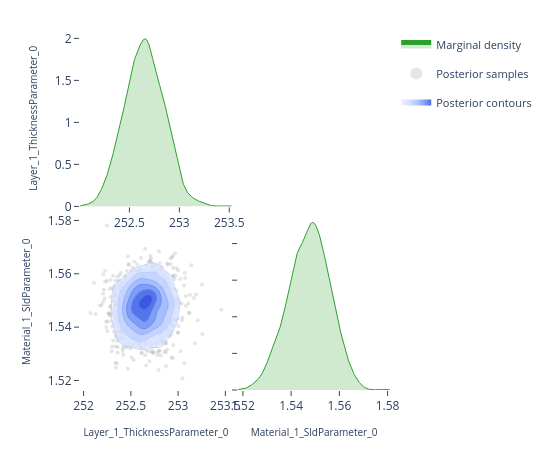

The cell this chart's notebook holds for it:
### Code cell
# ---- Pairwise focus: thickness vs SLD ---------------------------------------
# A 2-parameter corner plot zooms in on the joint posterior for a specific
# pair.  This is the same view the EasyReflectometryApp's "2D Heatmap"
# sub-tab uses to inspect parameter degeneracies.


params_of_interest = ['Layer_1_ThicknessParameter_0', 'Material_1_SldParameter_0']
idx = [posterior.param_names.index(p) for p in params_of_interest]
subset_draws = np.asarray(posterior.draws)[:, idx]

fig = plot_corner(subset_draws, params_of_interest)
fig.show()

### Figure 1 — Plotly figure (JSON) as saved in the notebook; plotly's stock layout.template omitted (floating-point values rounded to 4 significant figures; data arrays with more than 128 entries replaced by an {"elided": "..."} marker saying what was removed)
{"data": [{"fill": "tozeroy", "fillcolor": "rgba(44, 160, 44, 0.22)", "hoverinfo": "skip", "legendgroup": "marginal", "line": {"color": "rgb(44, 160, 44)", "width": 1}, "mode": "lines", "name": "Marginal density", "showlegend": true, "type": "scatter", "x": {"elided": "256 float values"}, "xaxis": "x", "y": {"elided": "256 float values"}, "yaxis": "y"}, {"hoverinfo": "skip", "legendgroup": "scatter", "marker": {"color": "rgba(140, 140, 140, 0.22)", "size": 4}, "mode": "markers", "name": "Posterior samples", "showlegend": true, "type": "scatter", "x": {"elided": "880 float values"}, "xaxis": "x3", "y": {"elided": "880 float values"}, "yaxis": "y3", "zorder": 0}, {"colorscale": [[0.0, "rgba(224, 233, 255, 0.62)"], [0.35, "rgba(183, 203, 255, 0.70)"], [0.6, "rgba(138, 169, 252, 0.78)"], [0.82, "rgba(96, 131, 242, 0.84)"], [1.0, "rgba(58, 86, 224, 0.90)"]], "connectgaps": false, "contours": {"coloring": "fill", "end": 84.7, "showlabels": false, "showlines": false, "size": 13.37, "start": 17.83}, "hoverinfo": "skip", "legendgroup": "contour", "name": "Posterior contours", "showlegend": true, "showscale": false, "type": "contour", "x": [252.0, 252.0, 252.0, 252.1, 252.1, 252.1, 252.1, 252.1, 252.2, 252.2, 252.2, 252.2, 252.2, 252.3, 252.3, 252.3, 252.3, 252.3, 252.4, 252.4, 252.4, 252.4, 252.4, 252.4, 252.5, 252.5, 252.5, 252.5, 252.5, 252.6, 252.6, 252.6, 252.6, 252.6, 252.7, 252.7, 252.7, 252.7, 252.7, 252.8, 252.8, 252.8, 252.8, 252.8, 252.9, 252.9, 252.9, 252.9, 252.9, 252.9, 253.0, 253.0, 253.0, 253.0, 253.0, 253.1, 253.1, 253.1, 253.1, 253.1, 253.2, 253.2, 253.2, 253.2, 253.2, 253.3, 253.3, 253.3, 253.3, 253.3, 253.4, 253.4, 253.4, 253.4, 253.4, 253.4, 253.5, 253.5, 253.5, 253.5], "xaxis": "x3", "y": [1.518, 1.519, 1.52, 1.52, 1.521, 1.522, 1.523, 1.524, 1.524, 1.525, 1.526, 1.527, 1.528, 1.528, 1.529, 1.53, 1.531, 1.532, 1.532, 1.533, 1.534, 1.535, 1.536, 1.536, 1.537, 1.538, 1.539, 1.54, 1.54, 1.541, 1.542, 1.543, 1.544, 1.544, 1.545, 1.546, 1.547, 1.548, 1.548, 1.549, 1.55, 1.551, 1.551, 1.552, 1.553, 1.554, 1.555, 1.555, 1.556, 1.557, 1.558, 1.559, 1.559, 1.56, 1.561, 1.562, 1.563, 1.563, 1.564, 1.565, 1.566, 1.567, 1.567, 1.568, 1.569, 1.57, 1.571, 1.571, 1.572, 1.573, 1.574, 1.575, 1.575, 1.576, 1.577, 1.578, 1.579, 1.579, 1.58, 1.581], "yaxis": "y3", "z": {"elided": "80x80 float values"}, "zmax": 84.7, "zmin": 17.83, "zorder": 1}, {"colorscale": [[0.0, "rgba(183, 203, 255, 0.94)"], [0.35, "rgba(183, 203, 255, 0.94)"], [0.35, "rgba(138, 169, 252, 0.95)"], [0.6, "rgba(138, 169, 252, 0.95)"], [0.6, "rgba(96, 131, 242, 0.96)"], [0.82, "rgba(96, 131, 242, 0.96)"], [0.82, "rgba(58, 86, 224, 0.98)"], [1.0, "rgba(58, 86, 224, 0.98)"]], "contours": {"coloring": "lines", "end": 84.7, "showlabels": false, "size": 13.37, "start": 17.83}, "hoverinfo": "skip", "legendgroup": "contour", "line": {"width": 0.9}, "showlegend": false, "showscale": false, "type": "contour", "x": [252.0, 252.0, 252.0, 252.1, 252.1, 252.1, 252.1, 252.1, 252.2, 252.2, 252.2, 252.2, 252.2, 252.3, 252.3, 252.3, 252.3, 252.3, 252.4, 252.4, 252.4, 252.4, 252.4, 252.4, 252.5, 252.5, 252.5, 252.5, 252.5, 252.6, 252.6, 252.6, 252.6, 252.6, 252.7, 252.7, 252.7, 252.7, 252.7, 252.8, 252.8, 252.8, 252.8, 252.8, 252.9, 252.9, 252.9, 252.9, 252.9, 252.9, 253.0, 253.0, 253.0, 253.0, 253.0, 253.1, 253.1, 253.1, 253.1, 253.1, 253.2, 253.2, 253.2, 253.2, 253.2, 253.3, 253.3, 253.3, 253.3, 253.3, 253.4, 253.4, 253.4, 253.4, 253.4, 253.4, 253.5, 253.5, 253.5, 253.5], "xaxis": "x3", "y": [1.518, 1.519, 1.52, 1.52, 1.521, 1.522, 1.523, 1.524, 1.524, 1.525, 1.526, 1.527, 1.528, 1.528, 1.529, 1.53, 1.531, 1.532, 1.532, 1.533, 1.534, 1.535, 1.536, 1.536, 1.537, 1.538, 1.539, 1.54, 1.54, 1.541, 1.542, 1.543, 1.544, 1.544, 1.545, 1.546, 1.547, 1.548, 1.548, 1.549, 1.55, 1.551, 1.551, 1.552, 1.553, 1.554, 1.555, 1.555, 1.556, 1.557, 1.558, 1.559, 1.559, 1.56, 1.561, 1.562, 1.563, 1.563, 1.564, 1.565, 1.566, 1.567, 1.567, 1.568, 1.569, 1.57, 1.571, 1.571, 1.572, 1.573, 1.574, 1.575, 1.575, 1.576, 1.577, 1.578, 1.579, 1.579, 1.58, 1.581], "yaxis": "y3", "z": {"elided": "80x80 float values"}, "zmax": 84.7, "zmin": 17.83, "zorder": 2}, {"fill": "tozeroy", "fillcolor": "rgba(44, 160, 44, 0.22)", "hoverinfo": "skip", "legendgroup": "marginal", "line": {"color": "rgb(44, 160, 44)", "width": 1}, "mode": "lines", "name": "Marginal density", "showlegend": false, "type": "scatter", "x": {"elided": "256 float values"}, "xaxis": "x4", "y": {"elided": "256 float values"}, "yaxis": "y4"}], "layout": {"height": 450, "legend": {"font": {"size": 11}, "itemsizing": "constant", "orientation": "v", "x": 1.02, "xanchor": "left", "y": 1.0, "yanchor": "top"}, "margin": {"b": 60, "l": 80, "r": 160, "t": 30}, "plot_bgcolor": "white", "showlegend": true, "width": 550, "xaxis": {"anchor": "y", "domain": [0.0, 0.49], "showgrid": false, "ticks": "outside", "zeroline": false}, "xaxis2": {"anchor": "y2", "domain": [0.51, 1.0], "showgrid": false, "ticks": "outside", "visible": false, "zeroline": false}, "xaxis3": {"anchor": "y3", "domain": [0.0, 0.49], "showgrid": false, "ticks": "outside", "title": {"font": {"size": 10}, "text": "Layer_1_ThicknessParameter_0"}, "zeroline": false}, "xaxis4": {"anchor": "y4", "domain": [0.51, 1.0], "showgrid": false, "ticks": "outside", "title": {"font": {"size": 10}, "text": "Material_1_SldParameter_0"}, "zeroline": false}, "yaxis": {"anchor": "x", "domain": [0.51, 1.0], "showgrid": false, "ticks": "outside", "title": {"font": {"size": 10}, "text": "Layer_1_ThicknessParameter_0"}, "zeroline": false}, "yaxis2": {"anchor": "x2", "domain": [0.51, 1.0], "showgrid": false, "ticks": "outside", "visible": false, "zeroline": false}, "yaxis3": {"anchor": "x3", "domain": [0.0, 0.49], "showgrid": false, "ticks": "outside", "title": {"font": {"size": 10}, "text": "Material_1_SldParameter_0"}, "zeroline": false}, "yaxis4": {"anchor": "x4", "domain": [0.0, 0.49], "showgrid": false, "showticklabels": false, "ticks": "outside", "zeroline": false}}}
